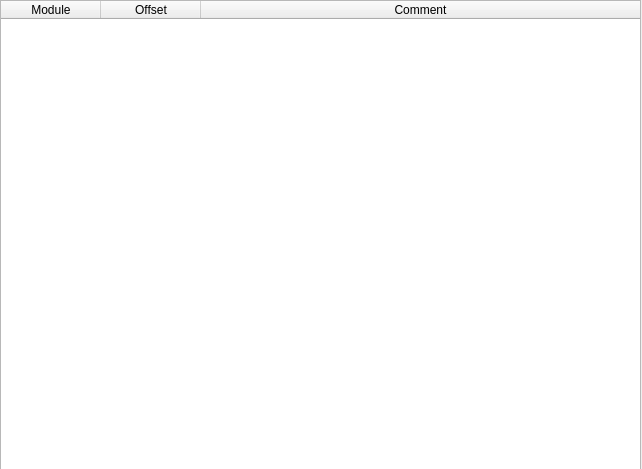
<?xml version="1.0" encoding="UTF-8"?>
<ui version="4.0">
 <class>qtDLGBookmarkClass</class>
 <widget class="QWidget" name="qtDLGBookmarkClass">
  <property name="geometry">
   <rect>
    <x>0</x>
    <y>0</y>
    <width>642</width>
    <height>469</height>
   </rect>
  </property>
  <property name="windowTitle">
   <string>[ uintDebugger ] - Bookmark / Comment</string>
  </property>
  <widget class="QWidget" name="verticalLayoutWidget">
   <property name="geometry">
    <rect>
     <x>0</x>
     <y>0</y>
     <width>641</width>
     <height>471</height>
    </rect>
   </property>
   <layout class="QVBoxLayout" name="verticalLayout">
    <item>
     <widget class="QTableWidget" name="tblBookmark">
      <property name="contextMenuPolicy">
       <enum>Qt::CustomContextMenu</enum>
      </property>
      <property name="editTriggers">
       <set>QAbstractItemView::SelectedClicked</set>
      </property>
      <property name="selectionBehavior">
       <enum>QAbstractItemView::SelectRows</enum>
      </property>
      <attribute name="horizontalHeaderStretchLastSection">
       <bool>true</bool>
      </attribute>
      <attribute name="verticalHeaderVisible">
       <bool>false</bool>
      </attribute>
      <attribute name="verticalHeaderDefaultSectionSize">
       <number>15</number>
      </attribute>
      <attribute name="verticalHeaderMinimumSectionSize">
       <number>15</number>
      </attribute>
      <column>
       <property name="text">
        <string>Module</string>
       </property>
      </column>
      <column>
       <property name="text">
        <string>Offset</string>
       </property>
      </column>
      <column>
       <property name="text">
        <string>Comment</string>
       </property>
      </column>
     </widget>
    </item>
   </layout>
  </widget>
 </widget>
 <resources/>
 <connections/>
</ui>
